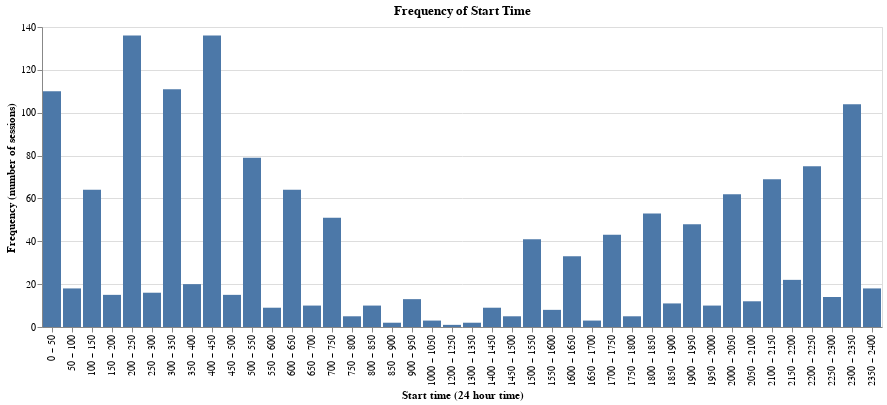
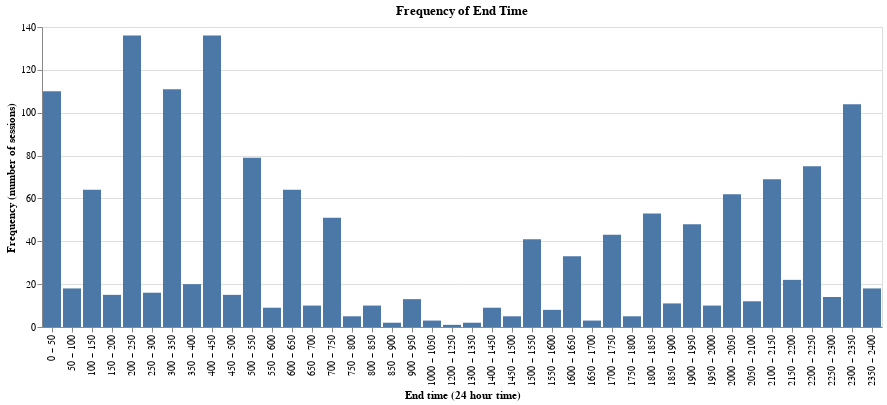

Notebook cell for these charts, in order:
### Code cell
explore_plot = alt.Chart(sessions).mark_bar().encode(
    alt.X("start_time", bin=alt.Bin(maxbins=60), title="Start time (24 hour time)"),
    alt.Y("count()", title="Frequency (number of sessions)"),
).properties(
    title='Frequency of Start Time'
)
explore_plot_2 = alt.Chart(sessions).mark_bar().encode(
    alt.X("end_time", bin=alt.Bin(maxbins=60), title="End time (24 hour time)"),
    alt.Y("count()", title="Frequency (number of sessions)"),
).properties(
    title='Frequency of End Time'
)

print(explore_plot.show())
print(explore_plot_2.show())

### Figure 1 — Vega-Lite specification as saved in the notebook (floating-point values rounded to 4 significant figures; data arrays with more than 128 entries replaced by an {"elided": "..."} marker saying what was removed)
{"config": {"view": {"continuousWidth": 300, "continuousHeight": 300}}, "data": {"name": "data-74e7e271559121d27b3faf97c6518d63"}, "mark": {"type": "bar"}, "encoding": {"x": {"bin": {"maxbins": 60}, "field": "start_time", "title": "Start time (24 hour time)", "type": "nominal"}, "y": {"aggregate": "count", "title": "Frequency (number of sessions)", "type": "quantitative"}}, "title": "Frequency of Start Time", "$schema": "https://vega.github.io/schema/vega-lite/v5.20.1.json", "datasets": {"data-74e7e271559121d27b3faf97c6518d63": {"elided": "1535 records"}}}

### Figure 2 — Vega-Lite specification as saved in the notebook (floating-point values rounded to 4 significant figures; data arrays with more than 128 entries replaced by an {"elided": "..."} marker saying what was removed)
{"config": {"view": {"continuousWidth": 300, "continuousHeight": 300}}, "data": {"name": "data-74e7e271559121d27b3faf97c6518d63"}, "mark": {"type": "bar"}, "encoding": {"x": {"bin": {"maxbins": 60}, "field": "end_time", "title": "End time (24 hour time)", "type": "nominal"}, "y": {"aggregate": "count", "title": "Frequency (number of sessions)", "type": "quantitative"}}, "title": "Frequency of End Time", "$schema": "https://vega.github.io/schema/vega-lite/v5.20.1.json", "datasets": {"data-74e7e271559121d27b3faf97c6518d63": {"elided": "1535 records"}}}
